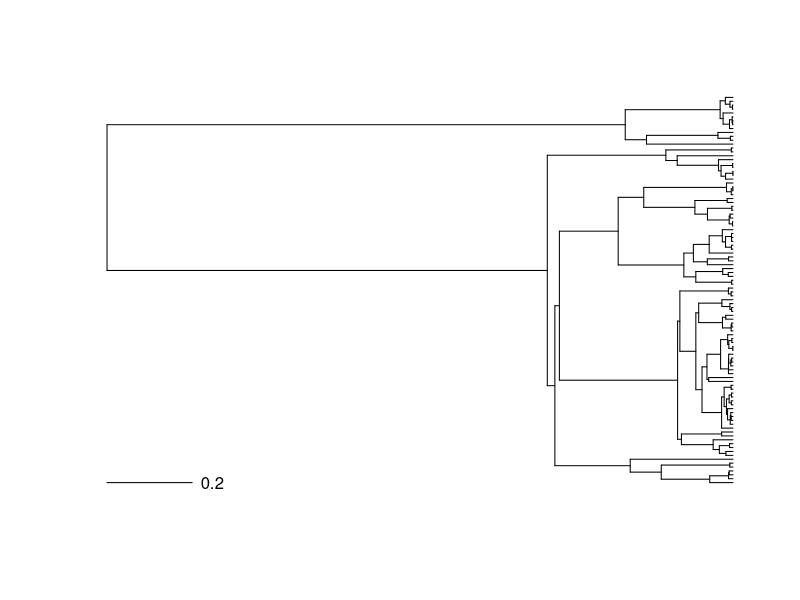
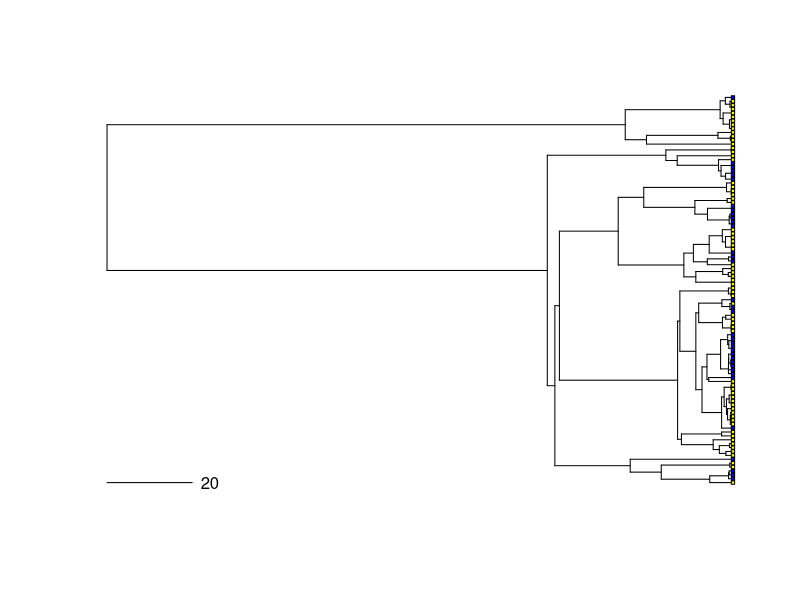

These charts were generated, in order, by the following R code: (Note: a time limit stopped this script after it produced the figures.)
require(ape)                                                        #  This package has fnc we need

set.seed(21)                                                        #  This will make us all get the same answer

tree <- rcoal(100)                                                  #  This creates a tree by random clustering of tips

plot(tree, show.tip.label=F)                                        #  Simple plot of the tree

add.scale.bar()                                                     #  Add a scale bar

tree$edge.length <- tree$edge.length*100                            #  This multiplies every branch by 100

plot(tree, show.tip.label=F)                                        #  Simple plot of the tree                            

add.scale.bar()                                                     #  Add a scale bar

tips <- rTraitDisc(tree,                                            #  This evolves a trait across the tree
                   model = matrix(c(0,.04,.1, 0),2),                #  This is markov model of rates
                   root.value=1)                                    #  This is the state of the root

co <- c("blue","yellow")                                            #  Vector of colors

tiplabels(pch = 22, cex = .5, bg = co[as.numeric(tips)])            #  Adds a colored circle at each tip to represent the state

ans.ard <- ace(tips, tree,                                          #  Finds the ML solution to an ARD model
               model=matrix(c(0, 1, 2, 0), 2),                      #  This defines the ARD model
               type = "d")                                          #  This says we are dealing with discrete characters

ans.are <- ace(tips, tree,                                          #  Finds the ML solution to an ARE model
               model=matrix(c(0, 1, 1, 0), 2),                      #  This defines the ARD model 
               type = "d")                                          #  This says we are dealing with discrete characters

LR <- -2*ans.are$loglik + 2*ans.ard$loglik                          #  This creates the likelihood ratio

pval <- 1-pchisq(LR,1)                                              #  This compares LR to chi square dist to get a p-value


######## TYPE ONE ERROR RATE
#  Here we just repeat the above 1000 times
#  I have removed all of the graphing and exploratory steps
#  I simply generate the data (tree and tips) find the ML
#  soln to both models calculate a p-value record it and 
#  repeat this 1000 times.  Notice the set.seed(21) argument
#  is removed.  If you dont do this you will get the same answer 1000
#  times.
results<-vector()
for(i in 1:1000){
  tree <- rcoal(100)
  tree$edge.length <- tree$edge.length*100
  tips <- rTraitDisc(tree, model = matrix(c(0,.04,.1, 0),2), root.value=1)
  ans.ard <- ace(tips, tree, model=matrix(c(0, 1, 2, 0), 2), type = "d")
  ans.are <- ace(tips, tree, model=matrix(c(0, 1, 1, 0), 2), type = "d")
  LR <- -2*ans.are$loglik + 2*ans.ard$loglik
  pval <- 1-pchisq(LR,1)
  results[i]<-pval
}

# Plot Type I error
plot(density(results),col="red",lwd=3,xlab="P-value",main="Test")
abline(v=.05,lwd=3,col="blue")
text(.05,4.5,".05",col="blue",pos=4)
text(.7,3,"61% of the time we can not tell that the
ARD model is better than the ARE model")
length(which(results<.05))/length(results)


####### TYPE TWO ERROR RATES
#  We can switch to type two error by simply changing the generating
#  model.  This occurs on line 74.  if you look at the matrix argument
#  you will see that it now has .1 on for both possible transitions.
#  other than that the code for the simulation is the same.  The interpretation
#  does change though.  Now anytime we get a p-val of less than .05 we have made
#  a mistake.
results2<-vector()
for(i in 1:1000){
  tree <- rcoal(100)
  tree$edge.length <- tree$edge.length*100
  tips <- rTraitDisc(tree, model = matrix(c(0,.1,.1, 0),2), root.value=1)
  ans.ard <- ace(tips, tree, model=matrix(c(0, 1, 2, 0), 2), type = "d")
  ans.are <- ace(tips, tree, model=matrix(c(0, 1, 1, 0), 2), type = "d")
  LR <- -2*ans.are$loglik + 2*ans.ard$loglik
  pval <- 1-pchisq(LR,1)
  results2[i]<-pval
}

# Plot Type II error
plot(density(results2),col="red",lwd=3,xlab="P-value",main="Test")
abline(v=.05,lwd=3,col="blue")
text(.05,.5,".05",col="blue",pos=4)
text(.25,.5,"5.6% of the time we will mistakenly identify
the ARD model as better than the ARE model",pos=4)
length(which(results2<.05))/length(results2)
